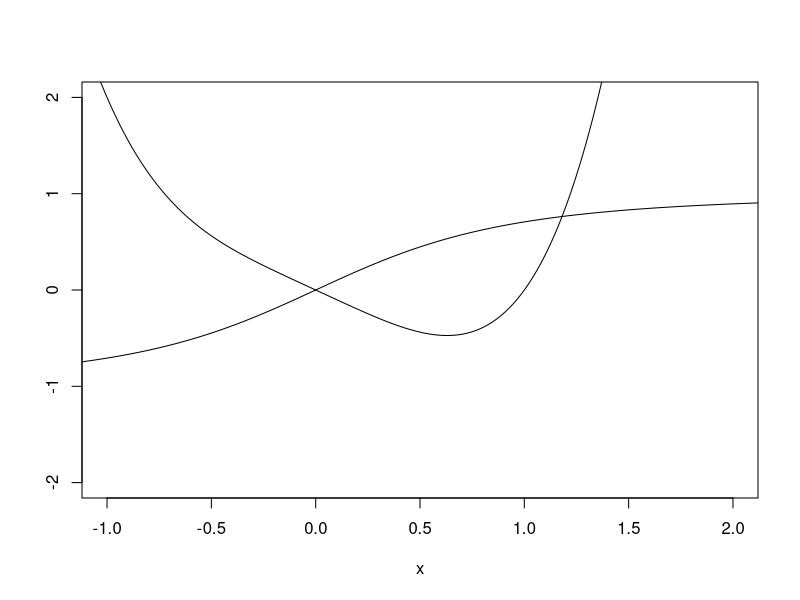

R code for this plot:
## ---- chunk 1
x <- seq(-5, 5, by = 0.01)
f.x.1 <- x/sqrt(x^2 + 1)
f.x.2 <- x^4 - x
plot(x, f.x.1, type = "l", xlim = c(-1, 2), ylim = c(-2, 2), ylab ="")
lines(x, f.x.2)
which(abs(f.x.1 - f.x.2) <= 0.1)
which(abs(f.x.1 - f.x.2) <= 0.01)
x[which(abs(f.x.1 - f.x.2) <= 0.01)]
## ---- chunk 2
x.r <- runif(1000, 0, 1.18)
f.x <- function(x) {x/sqrt(x^2 + 1) - (x^4 - x)}
y <- f.x(x.r)
mean(y)*1.18
x.r.2 <- runif(100000, 0, 1.18)
y <- f.x(x.r.2)
mean(y)*1.18
